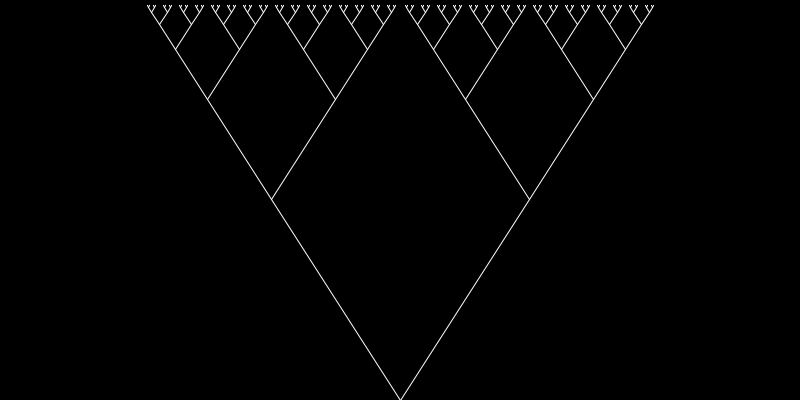
Frame 1 (no input)
Frame 60 (the mouse pressed at the canvas centre just before this capture): identical to frame 1, image omitted
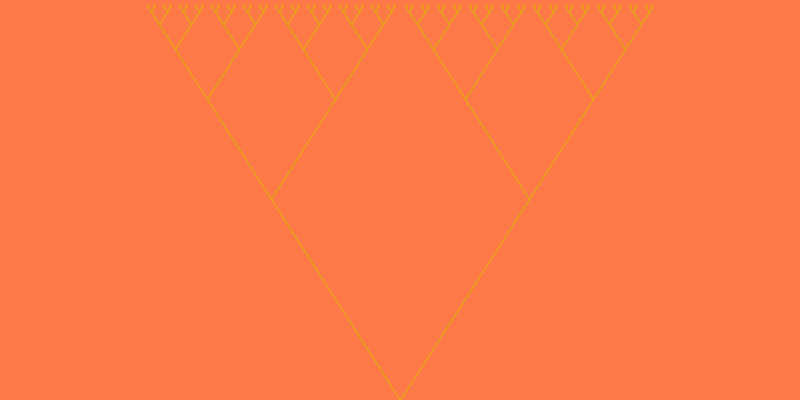
Frame 120 (the mouse held since frame 60 and released just before this capture)

The Processing sketch that drew these frames (run headless with seeded random() and noise(); from frame 60 on, the mouse is pressed at the canvas centre):

// Processing sketch: fractals_pde
// ── fractals_pde.pde
Fractal run = new Fractal();
int len = 240;
int sr=255;
int sg=255;
int sb=255;
int r=0;
int g=0;
int b=0;
void setup() {
  size(800, 400);
  background(0);
  ellipseMode(CENTER);
  noFill();
  stroke(255);
  //line(width/2, height, width/2, height/2);
  run.tree(width/2, height/*/2*/, len, 90);
}
void draw(){
  background(r, g, b);
  run.tree(width/2, height/*/2*/, len, 90);
}
void mousePressed() {
  if(mousePressed){
    sr=(int)(Math.random()*255);
    sg=(int)(Math.random()*255);
    sb=(int)(Math.random()*255);
   r=(int)(Math.random()*255); 
   g=(int)(Math.random()*255);
   b=(int)(Math.random()*255);
   stroke(sr, sg, sb);
  }
}
class Fractal {
  int tree(int x, int y, int l, int angle) {
    if (l<1) {
      return 0;
    }
    int x2 = x+(int)(l*cos((int)(Math.toRadians(angle))));
    int y2 = y-(int)(l*sin((int)(Math.toRadians(angle))));
    line(x, y, x2, y2);
    tree(x2, y2, l/2, angle);
    x2 = x-(int)(l*cos((int)(Math.toRadians(angle))));
    line(x, y, x2, y2);
    return tree(x2, y2, l/2, angle);
  }
}
